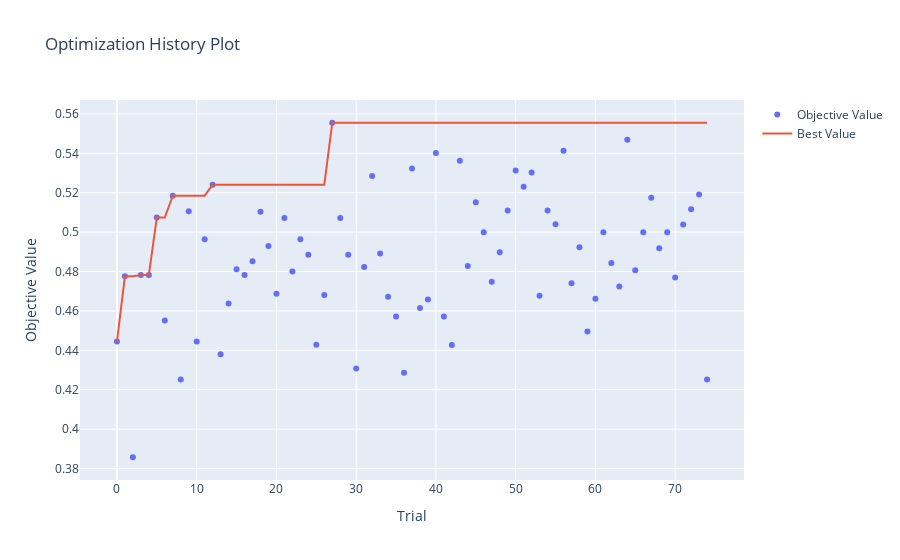

Write notebook code for a chart like this one.
### Code cell
# Visualizar el historial de optimización
plot_optimization_history(study)
